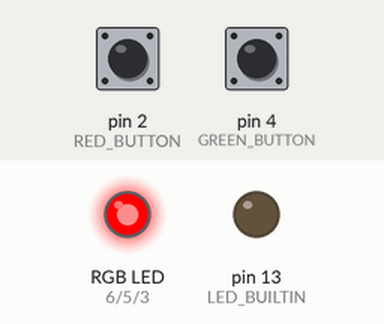
Bench run of a sketch on a simulated Arduino Uno, built with avr-gcc and run on an emulated ATmega328P. On the bench: an RGB LED mixed from three pins (HIGH = lit), output pins drawn as LEDs (lit = HIGH). The inputs (shaded band) are chosen by the test bench; at power-on: pin 2 (RED_BUTTON) HIGH, pin 4 (GREEN_BUTTON) HIGH.

Above: at 1.2 s.
1.3 s: pin 2 (RED_BUTTON) pulsed LOW 5 times (0.12 s each, 0.3 s apart)
At 3.6 s:
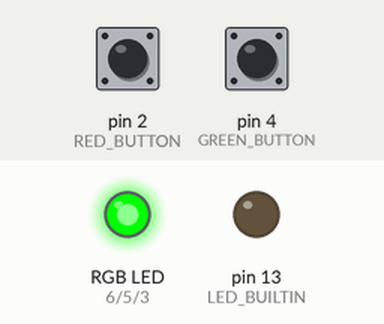
4.3 s: pin 2 (RED_BUTTON) pulled LOW for 0.15 s
At 4.8 s:
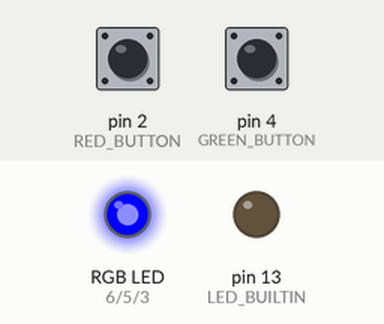
5.9 s: pin 2 (RED_BUTTON) pulled LOW for 1 s
At 7.3 s:
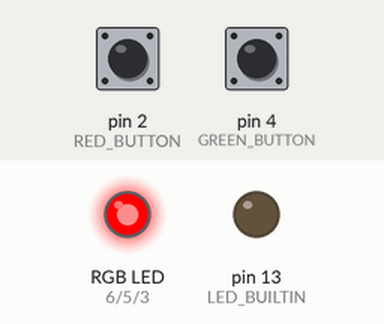
Timing chart, 0 to 8.9 s (numbered marks = the images above; inputs shaded):
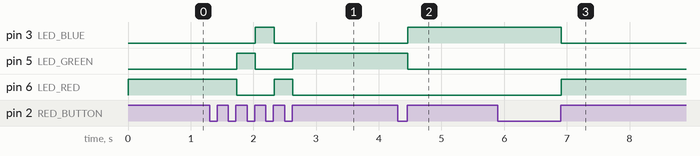

Measured:
- after the input at 1.3 s, pin 3 (LED_BLUE): LOW → HIGH after 0.73 s, → LOW 0.30 s later; pin 5 (LED_GREEN): LOW → HIGH after 0.43 s, → LOW 0.30 s later, → HIGH 0.60 s later; pin 6 (LED_RED): HIGH → LOW after 0.43 s, → HIGH 0.60 s later, → LOW 0.30 s later
- after the input at 4.3 s, pin 3 (LED_BLUE): LOW → HIGH after 0.16 s; pin 5 (LED_GREEN): HIGH → LOW after 0.16 s
- after the input at 5.9 s, pin 3 (LED_BLUE): HIGH → LOW after 1.0 s; pin 6 (LED_RED): LOW → HIGH after 1.0 s

The sketch:

lab3_a.ino
```cpp
#define LED_RED 6
#define LED_GREEN 5
#define LED_BLUE 3

#define RED_BUTTON 2
#define GREEN_BUTTON 4

#define DEBOUNCE_PERIOD 10UL
int led[] = {LED_BLUE, LED_RED, LED_GREEN};

 void initRGB()
 {
  pinMode(LED_BUILTIN, OUTPUT);
  digitalWrite(LED_BUILTIN, LOW);

  pinMode(LED_RED, OUTPUT);
  digitalWrite(LED_RED, HIGH);

  pinMode(LED_GREEN, OUTPUT);
  digitalWrite(LED_GREEN, LOW);

  pinMode(LED_BLUE, OUTPUT);

  digitalWrite(LED_BLUE, LOW);
 }

void initButtons()
{
  pinMode(RED_BUTTON, INPUT_PULLUP);
  pinMode(GREEN_BUTTON, INPUT_PULLUP);
}

bool isButtonPressed(int buttonPin, int &debounced_button_state, int &previous_reading, unsigned long &last_change_time)
{
  bool isPressed = false;
  int current_reading = digitalRead(buttonPin);

  if (previous_reading != current_reading)
  {
    last_change_time = millis();
  }

  if (millis() - last_change_time > DEBOUNCE_PERIOD)
  {
    if (current_reading != debounced_button_state)
    {
      if (debounced_button_state == LOW && current_reading == HIGH)
      {
        isPressed = true;
      }
      debounced_button_state = current_reading;
    }
  }

  previous_reading = current_reading;

  return isPressed;
}

void setup() {
  initRGB();
  initButtons();
}


int led_index = 0;

int green_button_state = HIGH;
int green_previous_reading = HIGH;
unsigned long green_last_change_time = 0UL;

int red_button_state = HIGH;
int red_previous_reading = HIGH;
unsigned long red_last_change_time = 0UL;

void loop() {
  if (isButtonPressed(GREEN_BUTTON, green_button_state, green_previous_reading, green_last_change_time) ||
      isButtonPressed(RED_BUTTON, red_button_state, red_previous_reading, red_last_change_time))
  {
    digitalWrite(led[led_index], LOW);
    led_index = ++led_index % 3;
    digitalWrite(led[led_index], HIGH);
  }
}
```
